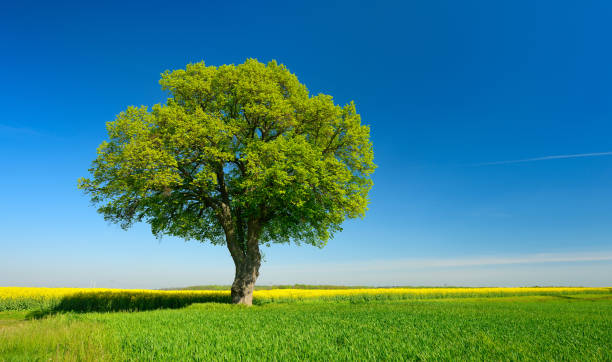
#> input picture LAB/Lab Implementation/Exp 19/image.jpg, 612 x 362 px
$ python 'Exp 19.py'
#> lines starting #> are read from the running program, lines starting #| are printed output that depends on the picture; after the words box and inside, x2 and y2 are one past the last pixel; in counts of white or black regions, pixels touching at a corner belong together

import cv2
import numpy as np

img = cv2.imread("image.jpg")
#> img is the input picture: shape (362, 612, 3); mean B, G, R 129.6, 133.1, 68.7

gray = cv2.cvtColor(img, cv2.COLOR_BGR2GRAY)
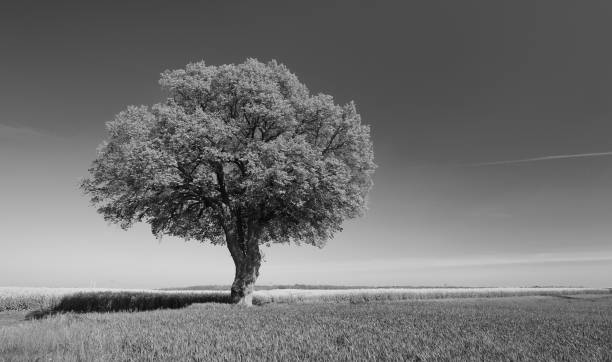
#> gray: shape (362, 612); min 1, max 231, mean 113.5

_, binary = cv2.threshold(gray, 127, 255,
                          cv2.THRESH_BINARY)
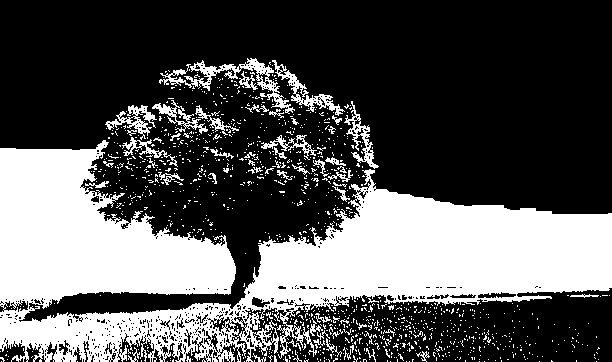
#> binary: shape (362, 612); 33.6% white; 1212 white regions (1153 under 20 px), largest, box (x1, y1, x2, y2) and area: (0, 140, 612, 362) 64527, (159, 58, 295, 114) 1399, (272, 60, 345, 116) 714

kernel = np.ones((5, 5), np.uint8)

erosion = cv2.erode(binary, kernel, iterations=1)
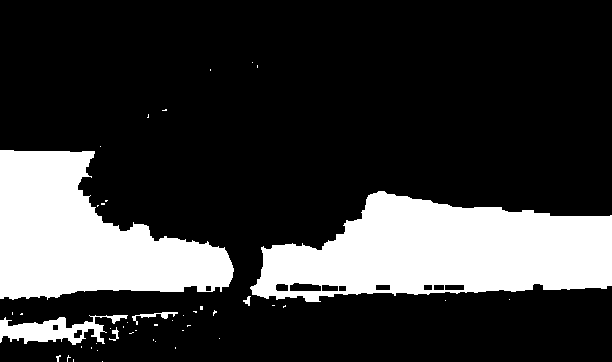
#> erosion: shape (362, 612); 22.2% white; 46 white regions (40 under 20 px), largest, box (x1, y1, x2, y2) and area: (250, 191, 612, 302) 26220, (0, 150, 234, 300) 20788, (0, 315, 128, 345) 1799, (132, 312, 178, 325) 155, (109, 327, 119, 341) 51, (243, 296, 251, 306) 40

cv2.imshow("Original Binary Image", binary)
cv2.imshow("Erosion Image", erosion)

cv2.waitKey(0)
cv2.destroyAllWindows()
